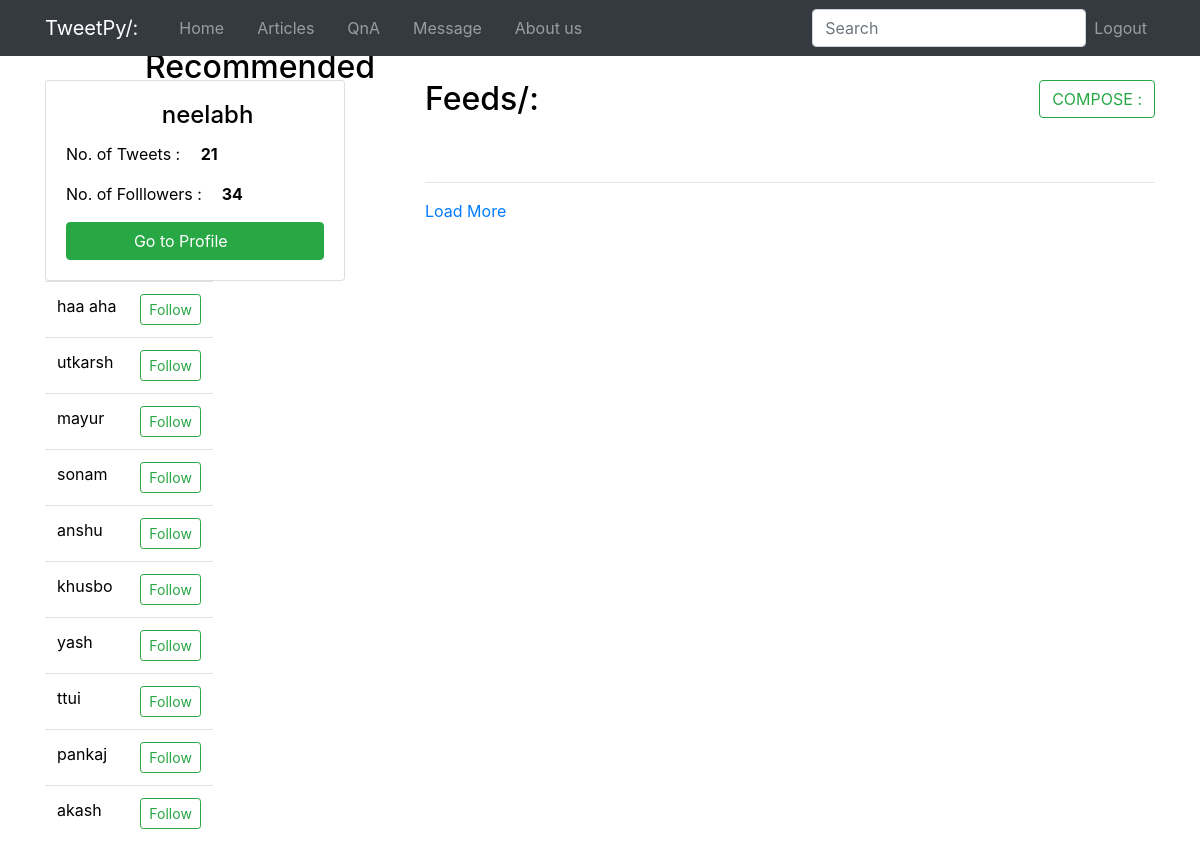
The app's page / (signed in) with its own data.
### accounts/models.py (models this page shows, shortened)
class UserProfile(models.Model):
    user = models.OneToOneField(User,related_name ="profile")
    following = models.ManyToManyField(User,related_name='followed_by')
    objects = UserProfileManager()
    def get_following(self):
        users   = self.following.all()
        print("*****************************")
        print(users)
        return users

### tweets/views.py (the view)
# urls.py: url(r'^$',TweetListView.as_view(),name="home"),
class TweetListView(LoginRequiredMixin,ListView):
    def get_queryset(self,*args,**kwargs):
        qs = Tweet.objects.all()
        query = self.request.GET.get("q",None)
        print(query)
        if query is not None:
            qs = qs.filter(
                Q(content__icontains=query) |
                Q(user__username__icontains=query)
            )
        return qs
    def get_context_data(self,*args,**kwargs):
        context = super(TweetListView,self).get_context_data(*args,**kwargs)
        context["createform"] = TweetModelForm()
        context["create_url"] = reverse_lazy("tweet:create")
        print(context)
        return context

### tweets/forms.py (shortened to what this page needs)
class TweetModelForm(forms.ModelForm):
    content = forms.CharField(label="",
                widget=forms.Textarea(
                    attrs={'placeholder':"your message","class":"form-control","rows":"1"}
                ))
    class Meta:
        model = Tweet
        fields  = [
            'content'
        ]

### accounts/models.py (called while the page is built)
    def recommended(self,user,limit_to=10):
        profile = user.profile
        following = profile.following.all()
        following = profile.get_following()
        qs = self.get_queryset().exclude(user__in=following).exclude(id=profile.id).order_by("?")[:limit_to]
        return qs

### accounts/templatetags/recommended.py (called while the page is built)
@register.inclusion_tag("accounts/snippets/recommend.html")
def recommended(user):
    if isinstance(user,User):
        qs = UserProfile.objects.recommended(user)
        return {"recommended":qs}

### tweets/models.py (called while the page is built)
    def __str__(self):
        return self.content

### templates/tweets/tweet_list.html (shortened to what this page needs)
{%extends 'base.html'%}
{% load recommended %}
{% block content %}
    <div class="col-lg-4 gayab">
        <div class="dashboard" style="margin-top: 80px;">
            <div class="card m-0" style="width: 300px" >
                    <div class="card-body mr-0">
                        <h4 class="card-title text-center"><i class="fas fa-user-graduate"></i>
          {{request.user}}</h4>
                        <p class="card-text ">No. of Tweets : <span class="font-weight-bold ml-3">   21</span></p>
                        <p class="card-text ">No. of Folllowers :<span class="font-weight-bold ml-3" > 34</span> </p>
                        <a class="btn btn-success btn-block" href="/user/{{request.user}}">Go to Profile<i class="fas fa-arrow-circle-right ml-3"></i>
        </a>
                    </div>
                </div>
        </div>
        <br>
        <br>
        <div class="recommended">
            <h2>Recommended User</h2>
            {% recommended request.user %}
        </div>
        </div>
    <div class="col-lg-8 ">
      {% if not request.GET.q%}
        <div class="" style="margin-top: 80px;">
          <h2 class="d-inline">Feeds/:</h2>
            <button class="btn btn-outline-success float-right d-inline" data-toggle="collapse" data-target="#collapse-btn-6">COMPOSE :</button>
          </div>
           <br>
            <br>
        {% endif%}
    <div id="tweet-container" data-url='/api/tweet'>
      <hr>
    </div>
        <a href="#" class="loadmore">Load More</a>
  </div>
{% endblock content%}

### accounts/templates/accounts/snippets/recommend.html
<div class="table">
        <table class="table-responsive">
                        {% for profile in recommended %}
                <tr>
                        <td>
        <a  style='color:inherit;'href="/user/{{profile.user.username}}/"><span style="font-style:initial">{{profile.user.username}}</span></a>
                        </td>
                        <td>
                                        <a href="/user/{{profile.user.username}}" class="btn btn-outline-success btn-sm" > Follow
                                        </a>
                        </td>
                </tr>
{% endfor %}
        </table>
</div>

### static-storage/static/css/custom.css (style rules this page uses)
body { color:black; }
.dashboard { float:left; max-width: 100px; }

### templates/base.html (style rules this page uses)
i { font-family: fontawesome !important; }

### records on screen
UserProfile: user.username "haa aha"
UserProfile: user.username "utkarsh"
UserProfile: user.username "mayur"
UserProfile: user.username "sonam"
UserProfile: user.username "anshu"
UserProfile: user.username "khusbo"
UserProfile: user.username "yash"
UserProfile: user.username "ttui"
UserProfile: user.username "pankaj"
UserProfile: user.username "akash"

### other values on screen
{{ request.user }} "neelabh"
